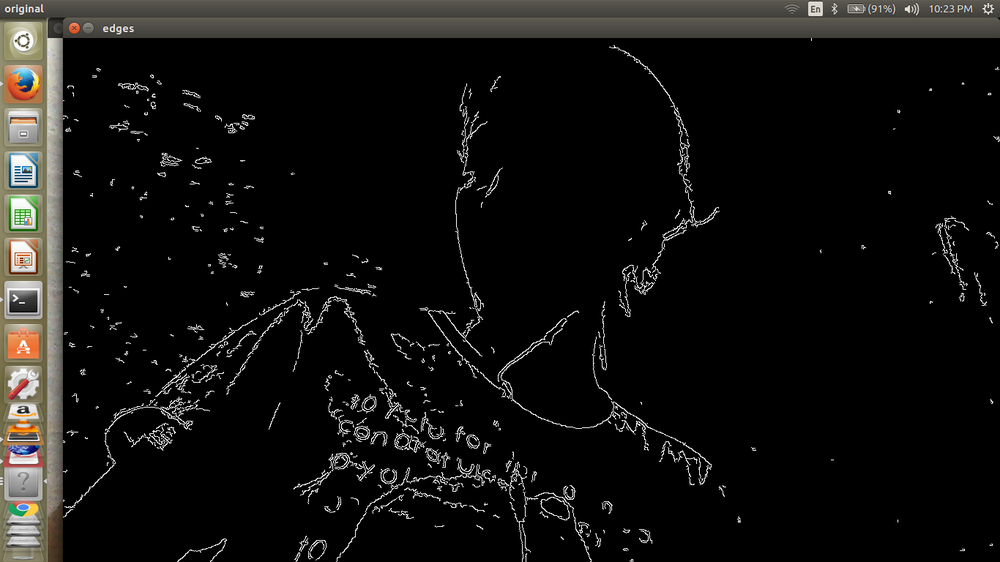
#> input picture tutorial10/edgeDetection(100*200).png, 1000 x 562 px, shrunk from 1366 x 768 before the run, given in place of the camera
$ python p10.py   (older library calls are emulated)
#> lines starting #> are read from the running program, lines starting #| are printed output that depends on the picture
import cv2
import numpy as np

cap=cv2.VideoCapture(0)

while True:
	_,frame=cap.read()
#> frame is the input picture: shape (562, 1000, 3); mean B, G, R 16.8, 18.3, 19
	laplacian=cv2.Laplacian(frame,cv2.CV_64F)
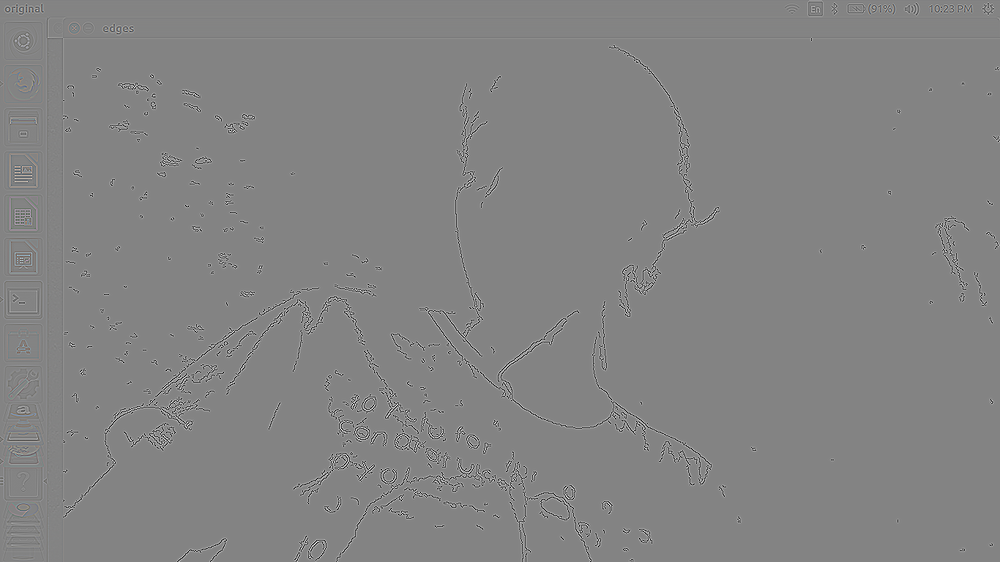
#> laplacian: shape (562, 1000, 3) float64; mean B, G, R 0, 0, 0; drawn with min black and max white
	cv2.imshow('original',frame)
	cv2.imshow('laplacian',laplacian)
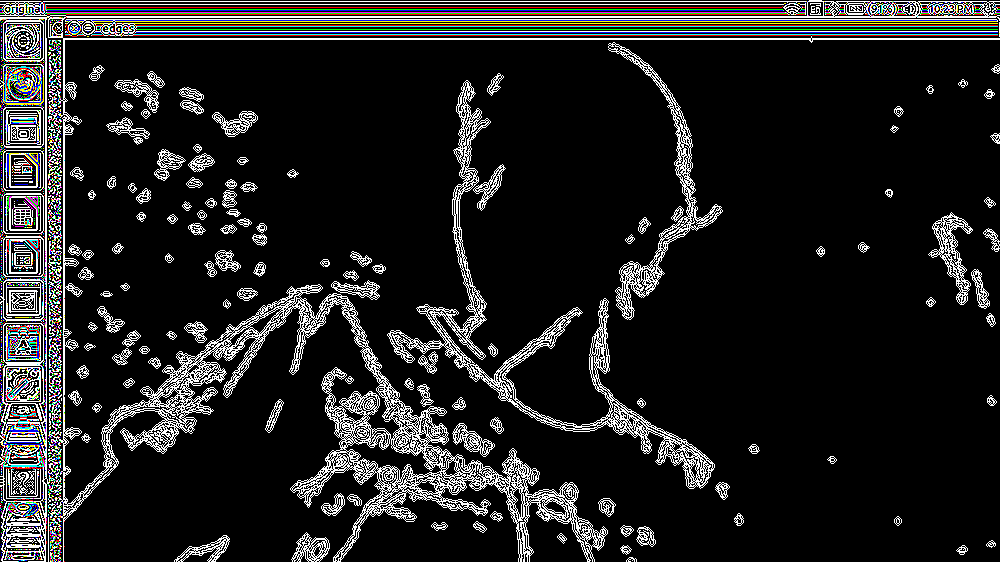
#> window 'laplacian': shape (562, 1000, 3); mean B, G, R 31.9, 32.2, 32.1
	sobelx=cv2.Sobel(frame,cv2.CV_64F,1,0,ksize=5)
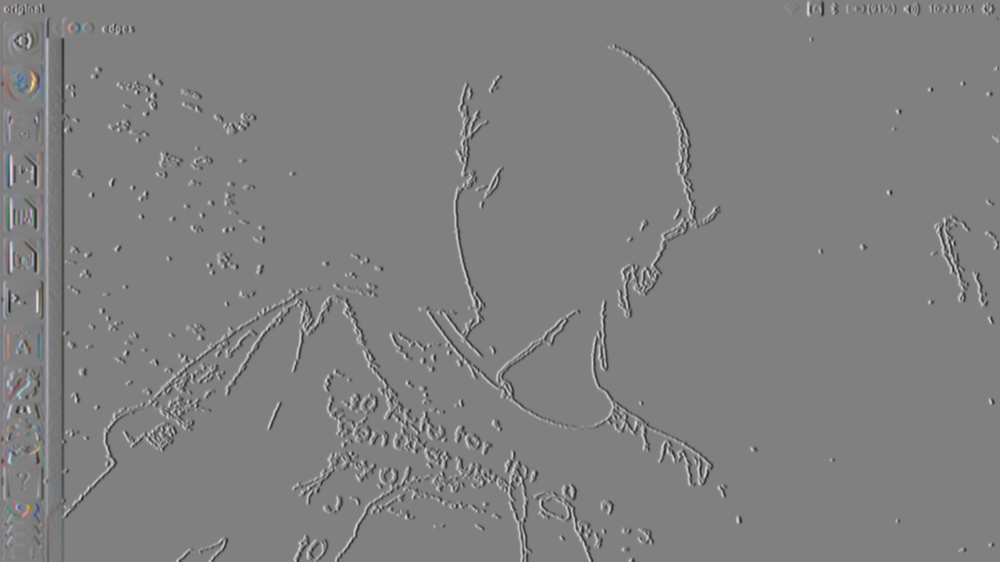
#> sobelx: shape (562, 1000, 3) float64; mean B, G, R -11.5, -15.3, -16; drawn with min black and max white
	sobely=cv2.Sobel(frame,cv2.CV_64F,0,1,ksize=5)
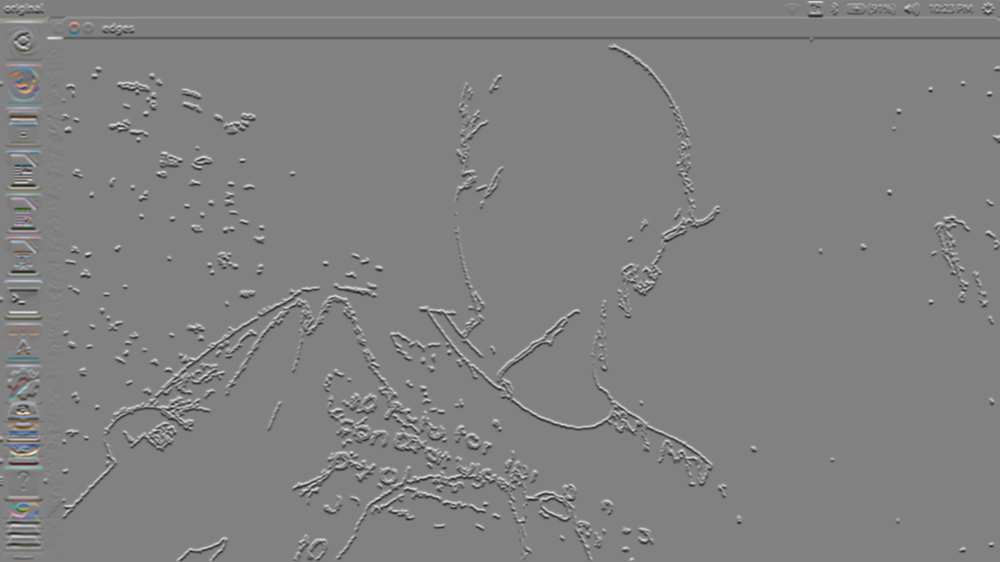
#> sobely: shape (562, 1000, 3) float64; mean B, G, R -16.5, -18.3, -18.7; drawn with min black and max white
	cv2.imshow('sobel x',sobelx)
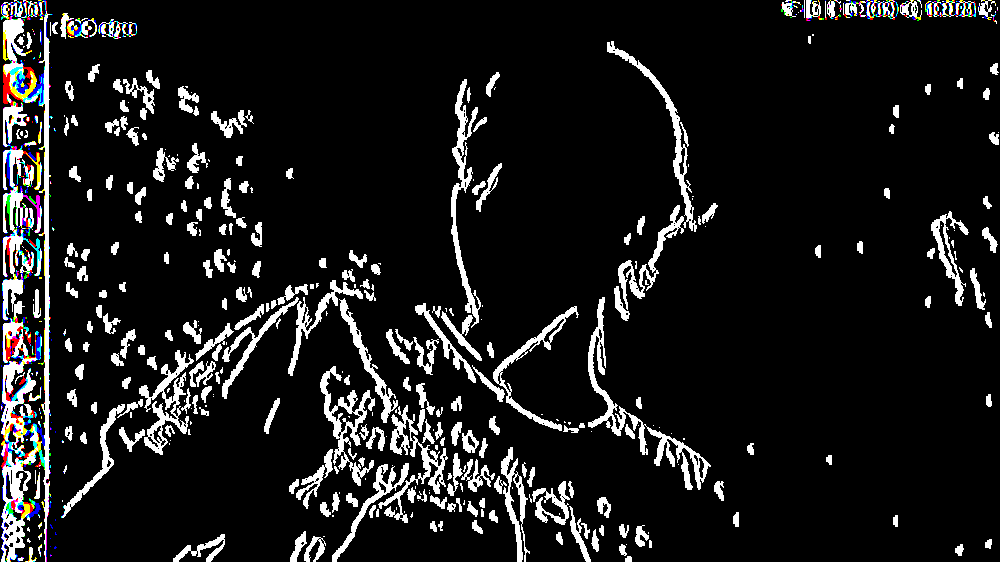
#> window 'sobel x': shape (562, 1000, 3); mean B, G, R 26.7, 26.5, 26.6
	cv2.imshow('sobely',sobely)
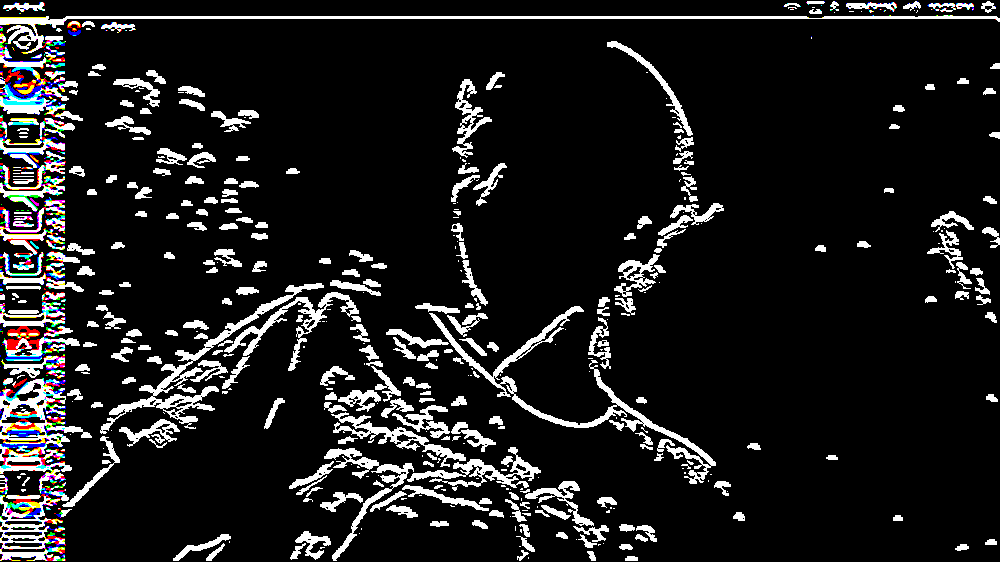
#> window 'sobely': shape (562, 1000, 3); mean B, G, R 29, 28.8, 29

	edges=cv2.Canny(frame,50,50)
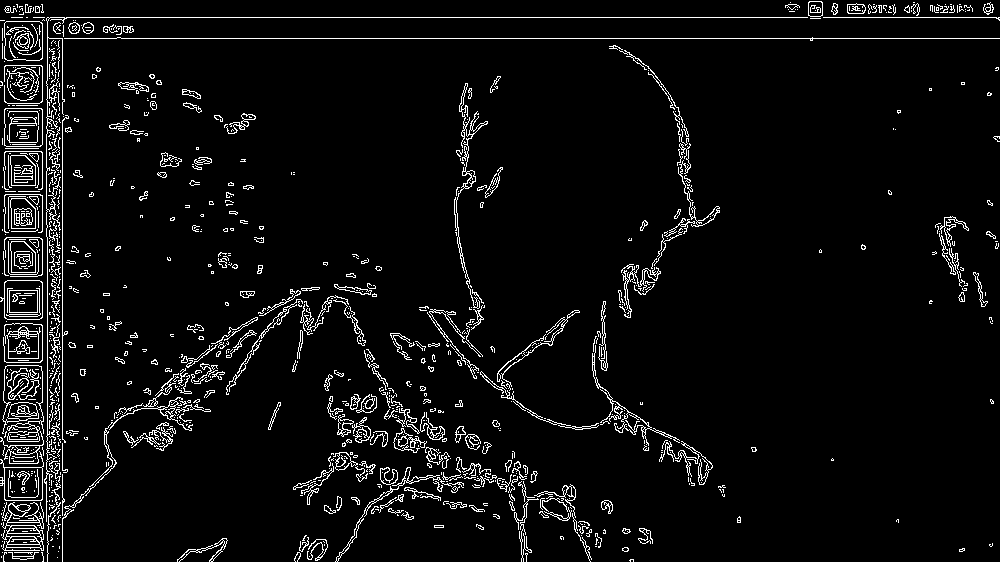
#> edges: shape (562, 1000); 5.1% white in thin lines or dots
	cv2.imshow('edges',edges)
	if cv2.waitKey(1) & 0xFF ==ord('q'):
#> (key q is pressed here)
		break

cv2.destroyAllWindows()
cap.release()

$ run again, on tutorial10/edgeDetection(50*50).png
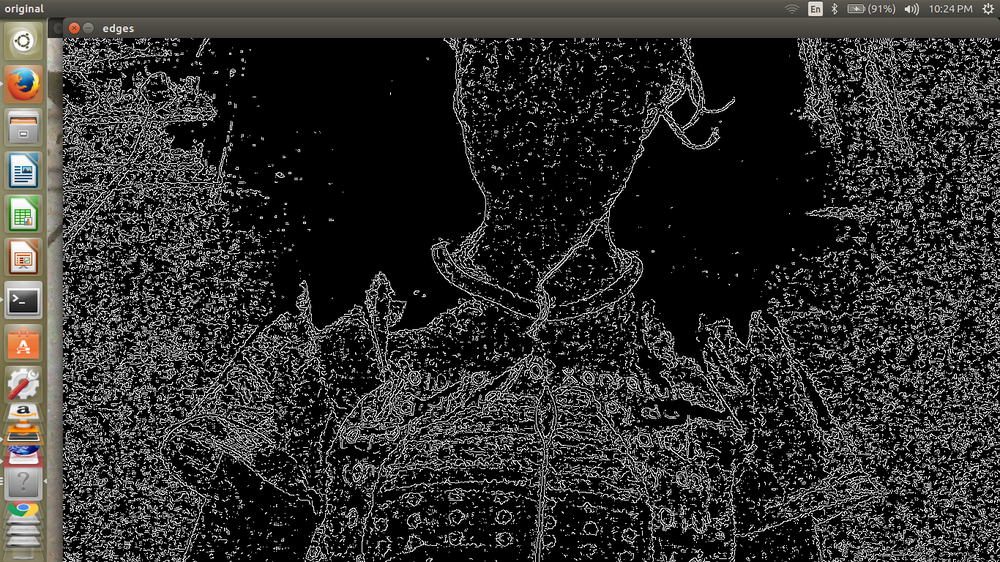
#> input picture tutorial10/edgeDetection(50*50).png, 1000 x 562 px, shrunk from 1366 x 768 before the run, given in place of the camera
#> frame is the input picture: shape (562, 1000, 3); mean B, G, R 46.3, 47.8, 48.5
#> `cv2.imshow('sobely',sobely)`:
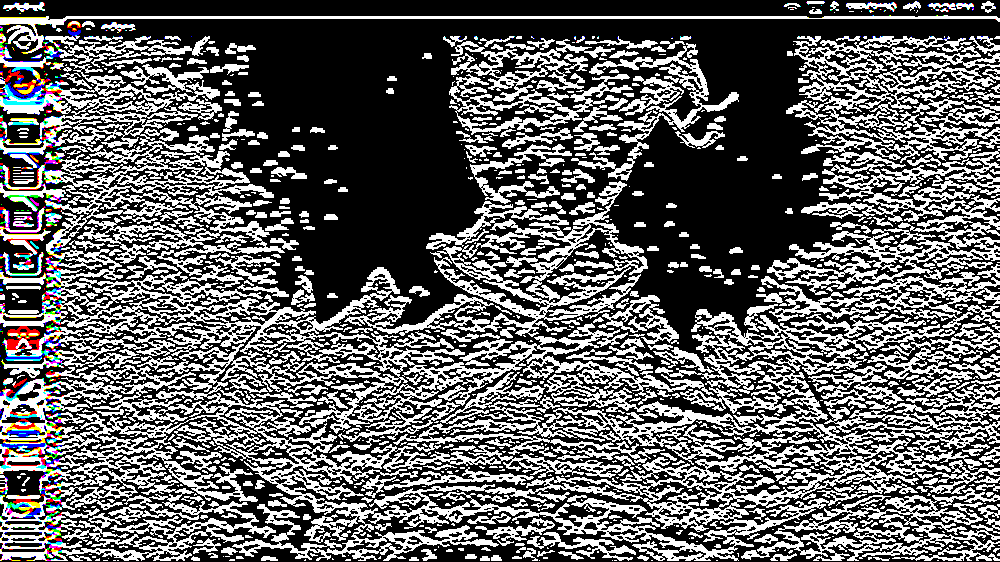
#> window 'sobely': shape (562, 1000, 3); mean B, G, R 99.2, 99, 99.1
#> `edges=cv2.Canny(frame,50,50)`:
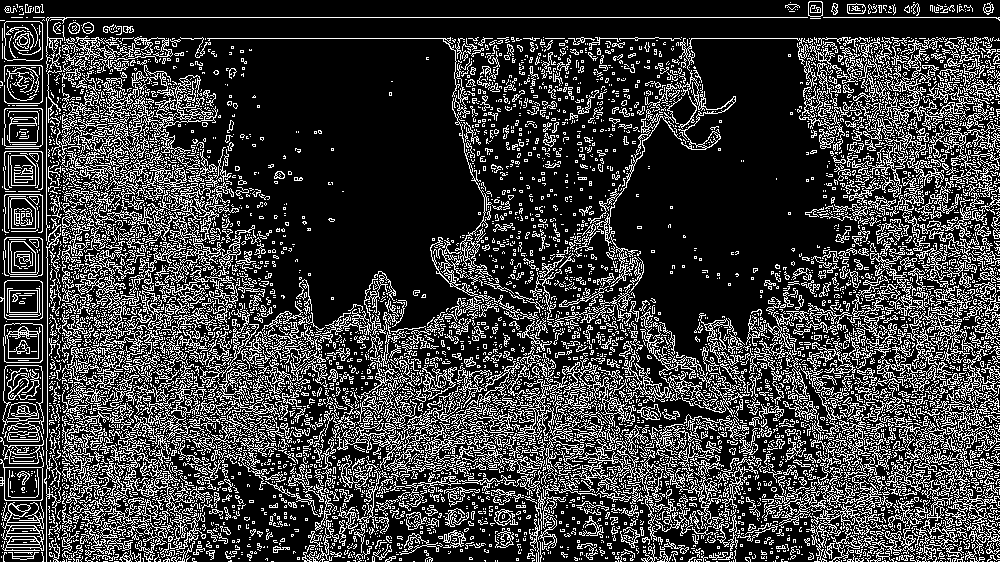
#> edges: shape (562, 1000); 23.8% white in thin lines or dots
